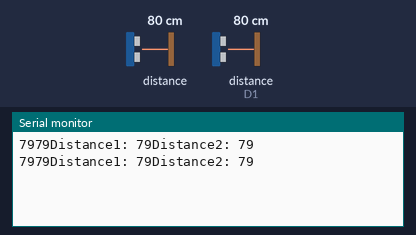
A sketch run on a simulated ESP8266 (NodeMCU). On the bench: the last lines printed to the serial monitor. Wiring (inferred from the names in the program): 2 × ultrasonic range finder: trigger D4, echo D3 / trigger D2, echo D1. Inputs (shaded band) come from the test bench; at power-on: distance to the obstacle 80 cm, distance to the obstacle (sensor on D1) 80 cm. The echo pulse lasts 58.3 µs per cm.

Above: at 2.8 s.
2.9 s: distance to the obstacle (sensor 0) set to 2 cm
At 5.2 s:
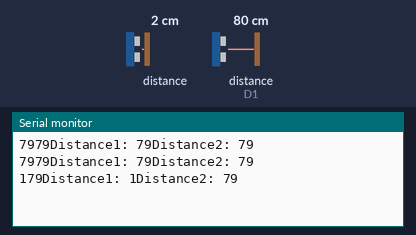
5.6 s: distance to the obstacle (sensor on D1) set to 2 cm
At 7.2 s:
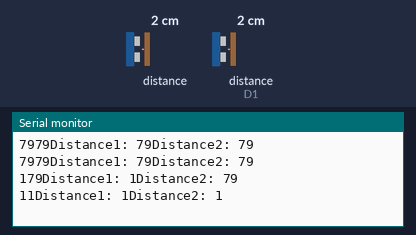
8.3 s: distance to the obstacle (sensor 0) set to 4 cm
At 10.4 s:
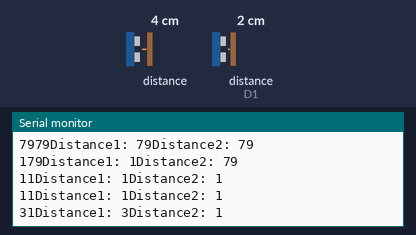
11.0 s: distance to the obstacle (sensor on D1) set to 4 cm
At 13.1 s:
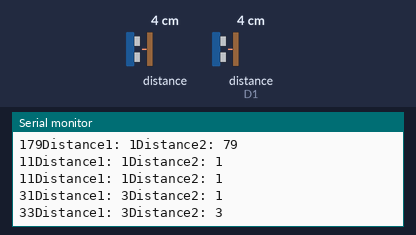
Timing chart, 0 to 14.6 s (numbered marks = the images above; inputs shaded):
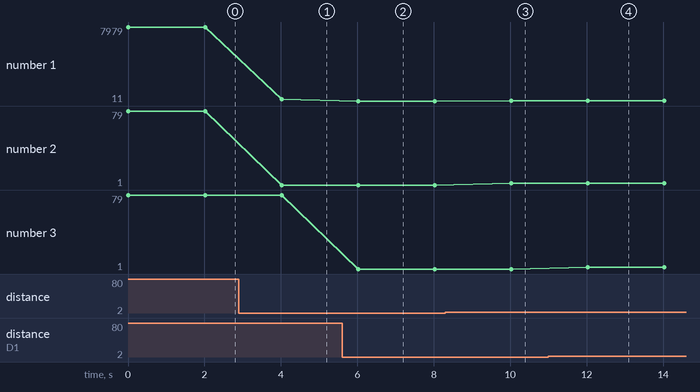

Measured:
- after the input at 2.9 s, the serial monitor: prints a new line after 1.1 s (image 1)
- after the input at 5.6 s, the serial monitor: prints a new line after 0.43 s (image 2)
- after the input at 8.3 s, the serial monitor: prints a new line after 1.7 s (image 3)
- after the input at 11.0 s, the serial monitor: prints a new line after 1.0 s (image 4)
- plotted number 1: 7979 → 179 after the input at 2.9 s, 179 → 11 after the input at 5.6 s, 11 → 31 after the input at 8.3 s, 31 → 33 after the input at 11.0 s
- plotted number 2: 1 → 3 after the input at 8.3 s

The sketch:

fungsi.ino
```cpp
//bapak dosen satria dan ari
//membuat fungsi pada arduino
const int trigPin = D4;  //D4
const int echoPin = D3;  //D3


const int trigPin1 = D2;  //D4
const int echoPin1 = D1;  //D3


// defines variables
long duration;
int distance;

long duration1;
int distance1;

void setup() {
pinMode(trigPin, OUTPUT); // Sets the trigPin as an Output
pinMode(echoPin, INPUT); // Sets the echoPin as an Input

pinMode(trigPin1, OUTPUT); // Sets the trigPin as an Output
pinMode(echoPin1, INPUT);

Serial.begin(9600); // Starts the serial communication
}

void loop() {
// Clears the trigPin

int j1 = jarak(trigPin,echoPin);
int j2 = jarak(trigPin1,echoPin1);
Serial.print("Distance1: ");
Serial.print(j1);
Serial.print("Distance2: ");
Serial.println(j2);
delay(2000);

}

int jarak(int a, int b){
  int distan;
  digitalWrite(a, LOW);
  delayMicroseconds(2);

// Sets the trigPin on HIGH state for 10 micro seconds
  digitalWrite(a, HIGH);
  delayMicroseconds(10);
  digitalWrite(a, LOW);

// Reads the echoPin, returns the sound wave travel time in microseconds
  duration = pulseIn(b, HIGH);

// Calculating the distance
  distan= duration*0.034/2;
// Prints the distance on the Serial Monitor
  Serial.print(distan);
  return distan;

}
```
